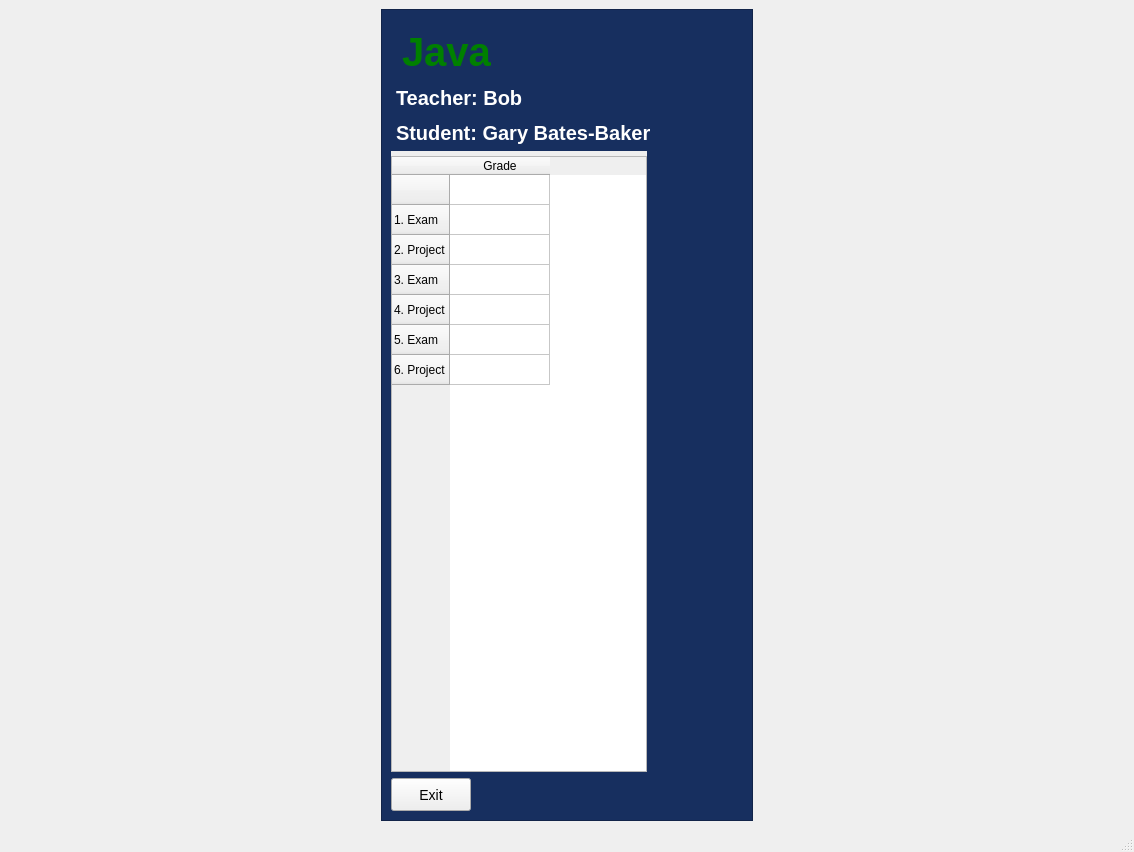
<?xml version="1.0" encoding="UTF-8"?>
<ui version="4.0">
 <class>MainWindow</class>
 <widget class="QMainWindow" name="MainWindow">
  <property name="geometry">
   <rect>
    <x>0</x>
    <y>0</y>
    <width>1134</width>
    <height>852</height>
   </rect>
  </property>
  <property name="windowTitle">
   <string>MainWindow</string>
  </property>
  <property name="styleSheet">
   <string notr="true">#studentframe3{
background-color:#172F5F;
}

#studentcourse3{
font-size:40px;
font-weight:bold;
margin-top:10px;
color:green;
}

#studentteacher3{
font-size:20px;
font-weight:bold;
margin-top:5px;
color:white;
}

#studentname3{
font-size:20px;
font-weight:bold;
margin-top:5px;
color:white;
}

#studenttable3{
font-size:20px;
font-weight:bold;
margin-top:5px;
color:white;
}

#studentexit3{
height:25px;
widht:15px;
font-size:14px;
}

#studentexit3:hover{
border:2px solid green;
color:green;
background-color:white;
}</string>
  </property>
  <widget class="QWidget" name="centralwidget">
   <layout class="QGridLayout" name="gridLayout">
    <item row="0" column="0">
     <spacer name="horizontalSpacer">
      <property name="orientation">
       <enum>Qt::Horizontal</enum>
      </property>
      <property name="sizeHint" stdset="0">
       <size>
        <width>40</width>
        <height>20</height>
       </size>
      </property>
     </spacer>
    </item>
    <item row="0" column="2">
     <spacer name="horizontalSpacer_2">
      <property name="orientation">
       <enum>Qt::Horizontal</enum>
      </property>
      <property name="sizeHint" stdset="0">
       <size>
        <width>40</width>
        <height>20</height>
       </size>
      </property>
     </spacer>
    </item>
    <item row="0" column="1">
     <widget class="QFrame" name="studentframe3">
      <property name="frameShape">
       <enum>QFrame::StyledPanel</enum>
      </property>
      <property name="frameShadow">
       <enum>QFrame::Raised</enum>
      </property>
      <layout class="QFormLayout" name="formLayout">
       <item row="3" column="0">
        <widget class="QTableWidget" name="studenttable3">
         <row>
          <property name="text">
           <string/>
          </property>
         </row>
         <row>
          <property name="text">
           <string>1. Exam</string>
          </property>
         </row>
         <row>
          <property name="text">
           <string>2. Project</string>
          </property>
         </row>
         <row>
          <property name="text">
           <string>3. Exam</string>
          </property>
         </row>
         <row>
          <property name="text">
           <string>4. Project</string>
          </property>
         </row>
         <row>
          <property name="text">
           <string>5. Exam</string>
          </property>
         </row>
         <row>
          <property name="text">
           <string>6. Project</string>
          </property>
         </row>
         <column>
          <property name="text">
           <string>Grade</string>
          </property>
         </column>
        </widget>
       </item>
       <item row="4" column="0">
        <widget class="QPushButton" name="studentexit3">
         <property name="text">
          <string>Exit</string>
         </property>
        </widget>
       </item>
       <item row="0" column="0" colspan="2">
        <widget class="QLabel" name="studentcourse3">
         <property name="text">
          <string>Java</string>
         </property>
        </widget>
       </item>
       <item row="1" column="0" colspan="2">
        <widget class="QLabel" name="studentteacher3">
         <property name="text">
          <string>Teacher: Bob</string>
         </property>
        </widget>
       </item>
       <item row="2" column="0" colspan="2">
        <widget class="QLabel" name="studentname3">
         <property name="text">
          <string>Student: Gary Bates-Baker</string>
         </property>
        </widget>
       </item>
      </layout>
     </widget>
    </item>
   </layout>
  </widget>
  <widget class="QStatusBar" name="statusbar"/>
 </widget>
 <resources/>
 <connections/>
</ui>
